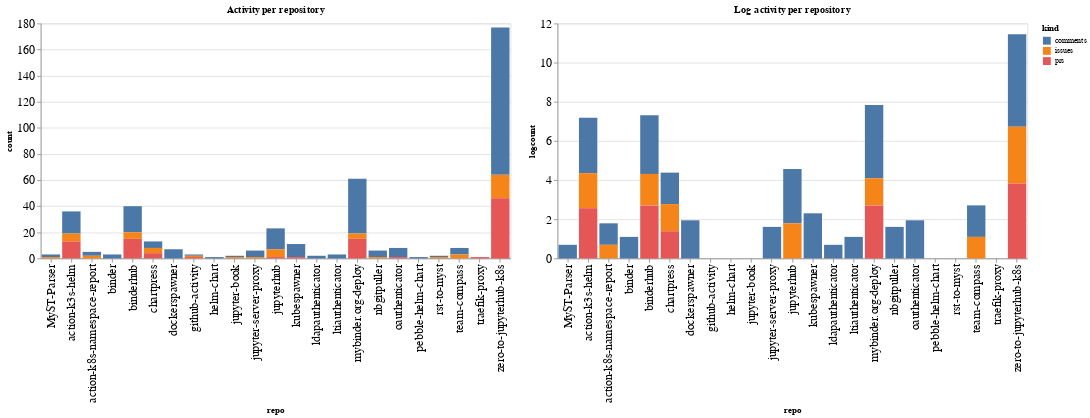

The code cell stored with this chart in its notebook:
### Code cell
ch1 = alt.Chart(repo_summaries, width=600, title="Activity per repository").mark_bar().encode(
    x='repo',
    y='count',
    color='kind',
    tooltip="kind"
)

ch2 = alt.Chart(repo_summaries, width=600, title="Log activity per repository").mark_bar().encode(
    x='repo',
    y='logcount',
    color='kind',
    tooltip="kind"
)

ch1 | ch2

### Figure 1 — Vega-Lite specification as saved in the notebook (floating-point values rounded to 4 significant figures)
{"config": {"axisLeft": {"labelFontSize": 15}, "axisBottom": {"labelFontSize": 15}}, "hconcat": [{"mark": "bar", "encoding": {"color": {"type": "nominal", "field": "kind"}, "tooltip": {"type": "nominal", "field": "kind"}, "x": {"type": "nominal", "field": "repo"}, "y": {"type": "quantitative", "field": "count"}}, "title": "Activity per repository", "width": 600}, {"mark": "bar", "encoding": {"color": {"type": "nominal", "field": "kind"}, "tooltip": {"type": "nominal", "field": "kind"}, "x": {"type": "nominal", "field": "repo"}, "y": {"type": "quantitative", "field": "logcount"}}, "title": "Log activity per repository", "width": 600}], "data": {"name": "data-1a6d618e53245148f55708f6235424f7"}, "$schema": "https://vega.github.io/schema/vega-lite/v4.8.1.json", "datasets": {"data-1a6d618e53245148f55708f6235424f7": [{"repo": "MyST-Parser", "kind": "comments", "count": 2, "logcount": 0.6931}, {"repo": "MyST-Parser", "kind": "issues", "count": 1, "logcount": 0.0}, {"repo": "action-k3s-helm", "kind": "comments", "count": 17, "logcount": 2.833}, {"repo": "action-k3s-helm", "kind": "issues", "count": 6, "logcount": 1.792}, {"repo": "action-k3s-helm", "kind": "prs", "count": 13, "logcount": 2.565}, {"repo": "action-k8s-namespace-report", "kind": "comments", "count": 3, "logcount": 1.099}, {"repo": "action-k8s-namespace-report", "kind": "issues", "count": 2, "logcount": 0.6931}, {"repo": "binder", "kind": "comments", "count": 3, "logcount": 1.099}, {"repo": "binderhub", "kind": "comments", "count": 20, "logcount": 2.996}, {"repo": "binderhub", "kind": "issues", "count": 5, "logcount": 1.609}, {"repo": "binderhub", "kind": "prs", "count": 15, "logcount": 2.708}, {"repo": "chartpress", "kind": "comments", "count": 5, "logcount": 1.609}, {"repo": "chartpress", "kind": "issues", "count": 4, "logcount": 1.386}, {"repo": "chartpress", "kind": "prs", "count": 4, "logcount": 1.386}, {"repo": "dockerspawner", "kind": "comments", "count": 7, "logcount": 1.946}, {"repo": "github-activity", "kind": "comments", "count": 1, "logcount": 0.0}, {"repo": "github-activity", "kind": "issues", "count": 1, "logcount": 0.0}, {"repo": "github-activity", "kind": "prs", "count": 1, "logcount": 0.0}, {"repo": "helm-chart", "kind": "comments", "count": 1, "logcount": 0.0}, {"repo": "jupyter-book", "kind": "comments", "count": 1, "logcount": 0.0}, {"repo": "jupyter-book", "kind": "issues", "count": 1, "logcount": 0.0}, {"repo": "jupyter-server-proxy", "kind": "comments", "count": 5, "logcount": 1.609}, {"repo": "jupyter-server-proxy", "kind": "issues", "count": 1, "logcount": 0.0}, {"repo": "jupyterhub", "kind": "comments", "count": 16, "logcount": 2.773}, {"repo": "jupyterhub", "kind": "issues", "count": 6, "logcount": 1.792}, {"repo": "jupyterhub", "kind": "prs", "count": 1, "logcount": 0.0}, {"repo": "kubespawner", "kind": "comments", "count": 10, "logcount": 2.303}, {"repo": "kubespawner", "kind": "prs", "count": 1, "logcount": 0.0}, {"repo": "ldapauthenticator", "kind": "comments", "count": 2, "logcount": 0.6931}, {"repo": "ltiauthenticator", "kind": "comments", "count": 3, "logcount": 1.099}, {"repo": "mybinder.org-deploy", "kind": "comments", "count": 42, "logcount": 3.738}, {"repo": "mybinder.org-deploy", "kind": "issues", "count": 4, "logcount": 1.386}, {"repo": "mybinder.org-deploy", "kind": "prs", "count": 15, "logcount": 2.708}, {"repo": "nbgitpuller", "kind": "comments", "count": 5, "logcount": 1.609}, {"repo": "nbgitpuller", "kind": "issues", "count": 1, "logcount": 0.0}, {"repo": "oauthenticator", "kind": "comments", "count": 7, "logcount": 1.946}, {"repo": "oauthenticator", "kind": "prs", "count": 1, "logcount": 0.0}, {"repo": "pebble-helm-chart", "kind": "comments", "count": 1, "logcount": 0.0}, {"repo": "rst-to-myst", "kind": "comments", "count": 1, "logcount": 0.0}, {"repo": "rst-to-myst", "kind": "issues", "count": 1, "logcount": 0.0}, {"repo": "team-compass", "kind": "comments", "count": 5, "logcount": 1.609}, {"repo": "team-compass", "kind": "issues", "count": 3, "logcount": 1.099}, {"repo": "traefik-proxy", "kind": "prs", "count": 1, "logcount": 0.0}, {"repo": "zero-to-jupyterhub-k8s", "kind": "comments", "count": 113, "logcount": 4.727}, {"repo": "zero-to-jupyterhub-k8s", "kind": "issues", "count": 18, "logcount": 2.89}, {"repo": "zero-to-jupyterhub-k8s", "kind": "prs", "count": 46, "logcount": 3.829}]}}
